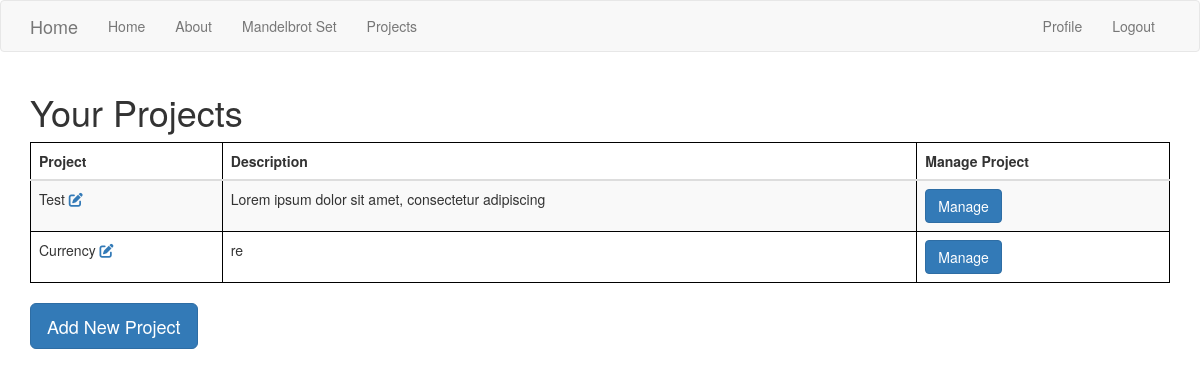
The app's page /projects (signed in) with its own data.
### webServer/dataManagment/models.py (models this page shows, shortened)
class Project(db.Model):
    id = db.Column(db.Integer, primary_key=True)
    name = db.Column(db.String(100))
    description = db.Column(db.String(1000))
    pythonData = db.relationship('PythonData', back_populates="project")
    ownerId = db.Column(db.Integer, db.ForeignKey('user.id'))
    owner = db.relationship('User', back_populates="projects")

### webServer/webManagement/manageData.py (the view)
@mangData.route('/projects')
def projects():
    projects = Project.query.filter_by(ownerId=current_user.id).all()
    return render_template('manageDataHome.html', projects=projects)

### webServer/models.py (called while the page is built)
    @property
    def is_authenticated(self):
        return True

    @property
    def is_admin(self):
        return self.admin

### webServer/webManagement/templates/manageDataHome.html
{% extends 'layout.html' %}
{% block body %}
    <h1>Your Projects</h1>
    <table id="projects" class="table table-striped">
        <thead class="thead thead-dark">
          <tr>
            <th>Project</th>
            <th>Description</th>
            <th>Manage Project</th>
          </tr>
        </thead>
        <tbody>
          {% for project in projects %}
            <tr>
              <td>{{ project.name }}  <a href="/projects/{{ project.id }}/edit" >  <i class='fas fa-edit'></i></a></td>
              <td>{{ project.description }}</td>
              <td>
                <a class="btn btn-primary btn" href="/projects/{{ project.id }}" role="button" id="aparatura">Manage</a>
            </tr>
          {% endfor %}
        </tbody>
      </table>
      <a class="btn btn-primary btn-lg" href="{{ url_for('manageData.createProject') }}" role="button" id="aparatura">Add New Project</a>
{% endblock %}

### webServer/templates/layout.html (style rules this page uses)
table { float: left; width: 70%; padding: 20px; }
table, th, td { border: 1px solid black; border-collapse: collapse; }
th, td { padding: 15px; text-align: left; }

### records on screen
Project: name "Test", description "Lorem ipsum dolor sit amet, consectetur adipiscing"
Project: name "Currency", description "re"
